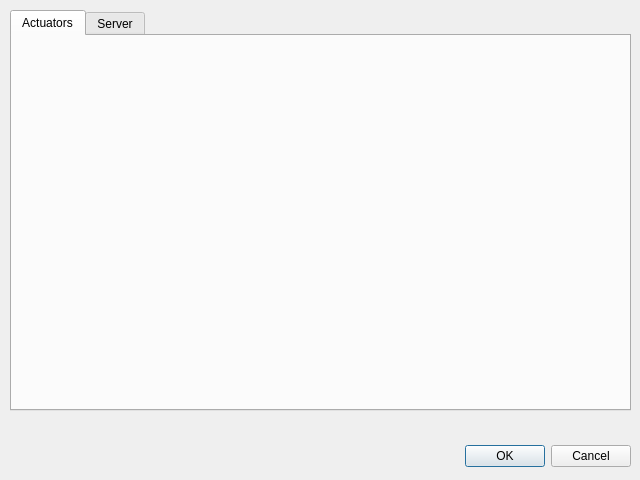
<?xml version="1.0" encoding="UTF-8"?>
<ui version="4.0">
 <class>DialogConfigureActuators</class>
 <widget class="QDialog" name="DialogConfigureActuators">
  <property name="geometry">
   <rect>
    <x>0</x>
    <y>0</y>
    <width>640</width>
    <height>480</height>
   </rect>
  </property>
  <property name="windowTitle">
   <string>Configure actuators</string>
  </property>
  <widget class="QDialogButtonBox" name="buttonBox">
   <property name="geometry">
    <rect>
     <x>10</x>
     <y>440</y>
     <width>621</width>
     <height>32</height>
    </rect>
   </property>
   <property name="orientation">
    <enum>Qt::Orientation::Horizontal</enum>
   </property>
   <property name="standardButtons">
    <set>QDialogButtonBox::StandardButton::Cancel|QDialogButtonBox::StandardButton::Ok</set>
   </property>
  </widget>
  <widget class="QWidget" name="gridLayoutWidget">
   <property name="geometry">
    <rect>
     <x>10</x>
     <y>10</y>
     <width>621</width>
     <height>421</height>
    </rect>
   </property>
   <layout class="QGridLayout" name="gridLayout">
    <item row="0" column="0">
     <widget class="QTabWidget" name="tabWidget">
      <property name="currentIndex">
       <number>0</number>
      </property>
      <widget class="QWidget" name="tab_clients">
       <attribute name="title">
        <string>Actuators</string>
       </attribute>
      </widget>
      <widget class="QWidget" name="tab_server">
       <attribute name="title">
        <string>Server</string>
       </attribute>
       <widget class="QGroupBox" name="groupBox">
        <property name="geometry">
         <rect>
          <x>0</x>
          <y>10</y>
          <width>601</width>
          <height>80</height>
         </rect>
        </property>
        <property name="title">
         <string>Server</string>
        </property>
        <widget class="QWidget" name="gridLayoutWidget_2">
         <property name="geometry">
          <rect>
           <x>9</x>
           <y>10</y>
           <width>591</width>
           <height>71</height>
          </rect>
         </property>
         <layout class="QGridLayout" name="gridLayout_2">
          <item row="1" column="0">
           <widget class="QLabel" name="label_2">
            <property name="text">
             <string>Port</string>
            </property>
           </widget>
          </item>
          <item row="1" column="1">
           <widget class="QLineEdit" name="lineEdit_server_port"/>
          </item>
          <item row="0" column="0">
           <widget class="QLabel" name="label">
            <property name="sizePolicy">
             <sizepolicy hsizetype="Minimum" vsizetype="Preferred">
              <horstretch>0</horstretch>
              <verstretch>0</verstretch>
             </sizepolicy>
            </property>
            <property name="minimumSize">
             <size>
              <width>100</width>
              <height>0</height>
             </size>
            </property>
            <property name="text">
             <string>IP</string>
            </property>
           </widget>
          </item>
          <item row="0" column="1">
           <widget class="QLineEdit" name="lineEdit_server_ip"/>
          </item>
          <item row="0" column="2">
           <spacer name="horizontalSpacer">
            <property name="orientation">
             <enum>Qt::Orientation::Horizontal</enum>
            </property>
            <property name="sizeHint" stdset="0">
             <size>
              <width>40</width>
              <height>20</height>
             </size>
            </property>
           </spacer>
          </item>
         </layout>
        </widget>
       </widget>
       <widget class="QGroupBox" name="groupBox_2">
        <property name="geometry">
         <rect>
          <x>0</x>
          <y>100</y>
          <width>601</width>
          <height>80</height>
         </rect>
        </property>
        <property name="title">
         <string>SSL</string>
        </property>
        <widget class="QWidget" name="gridLayoutWidget_3">
         <property name="geometry">
          <rect>
           <x>10</x>
           <y>10</y>
           <width>591</width>
           <height>71</height>
          </rect>
         </property>
         <layout class="QGridLayout" name="gridLayout_3">
          <item row="1" column="0">
           <widget class="QLabel" name="label_4">
            <property name="text">
             <string>Certificate</string>
            </property>
           </widget>
          </item>
          <item row="0" column="1">
           <widget class="QLabel" name="label_key_file">
            <property name="text">
             <string/>
            </property>
           </widget>
          </item>
          <item row="1" column="1">
           <widget class="QLabel" name="label_cert_file">
            <property name="text">
             <string/>
            </property>
           </widget>
          </item>
          <item row="0" column="0">
           <widget class="QLabel" name="label_3">
            <property name="sizePolicy">
             <sizepolicy hsizetype="Maximum" vsizetype="Minimum">
              <horstretch>0</horstretch>
              <verstretch>0</verstretch>
             </sizepolicy>
            </property>
            <property name="minimumSize">
             <size>
              <width>100</width>
              <height>0</height>
             </size>
            </property>
            <property name="text">
             <string>Key</string>
            </property>
           </widget>
          </item>
          <item row="0" column="2">
           <widget class="QPushButton" name="pushButton_key_file">
            <property name="sizePolicy">
             <sizepolicy hsizetype="Minimum" vsizetype="Fixed">
              <horstretch>0</horstretch>
              <verstretch>0</verstretch>
             </sizepolicy>
            </property>
            <property name="text">
             <string>Select key file</string>
            </property>
           </widget>
          </item>
          <item row="1" column="2">
           <widget class="QPushButton" name="pushButton_cert_file">
            <property name="sizePolicy">
             <sizepolicy hsizetype="Maximum" vsizetype="Fixed">
              <horstretch>0</horstretch>
              <verstretch>0</verstretch>
             </sizepolicy>
            </property>
            <property name="text">
             <string>Select certificate file</string>
            </property>
           </widget>
          </item>
         </layout>
        </widget>
       </widget>
       <widget class="QGroupBox" name="groupBox_3">
        <property name="geometry">
         <rect>
          <x>0</x>
          <y>190</y>
          <width>601</width>
          <height>141</height>
         </rect>
        </property>
        <property name="title">
         <string>Test Server</string>
        </property>
       </widget>
      </widget>
     </widget>
    </item>
    <item row="1" column="0">
     <widget class="QLabel" name="label_status">
      <property name="text">
       <string/>
      </property>
     </widget>
    </item>
   </layout>
  </widget>
 </widget>
 <resources/>
 <connections>
  <connection>
   <sender>buttonBox</sender>
   <signal>accepted()</signal>
   <receiver>DialogConfigureActuators</receiver>
   <slot>accept()</slot>
   <hints>
    <hint type="sourcelabel">
     <x>248</x>
     <y>254</y>
    </hint>
    <hint type="destinationlabel">
     <x>157</x>
     <y>274</y>
    </hint>
   </hints>
  </connection>
  <connection>
   <sender>buttonBox</sender>
   <signal>rejected()</signal>
   <receiver>DialogConfigureActuators</receiver>
   <slot>reject()</slot>
   <hints>
    <hint type="sourcelabel">
     <x>316</x>
     <y>260</y>
    </hint>
    <hint type="destinationlabel">
     <x>286</x>
     <y>274</y>
    </hint>
   </hints>
  </connection>
 </connections>
</ui>
